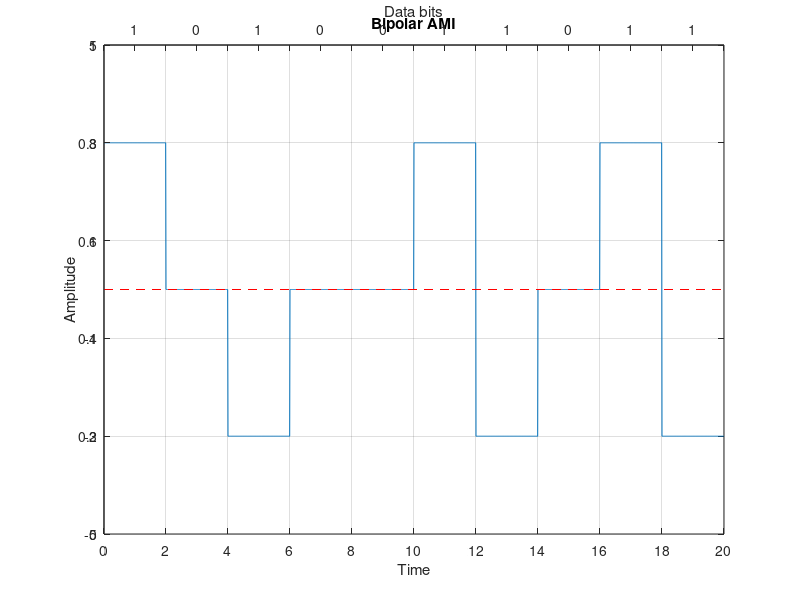

Write MATLAB code to recreate this figure.
clear all;
close all;
clc;

bits = [1 0 1 0 0 1 1 0 1 1];
bit_duration = 2;

fs = 100;
Total_time = length(bits) * bit_duration;   # time needed to send whole data
t = 0: 1/fs: Total_time-(1/fs);

# sender end
prv_one_bit_state = -3;
for i = 1 : length(bits)
  if bits(i) == 0
    ami(((i-1) * bit_duration * fs) + 1 : i * bit_duration * fs) = zeros(1, (fs * bit_duration));
  else
    prv_one_bit_state = -prv_one_bit_state;
    ami(((i-1) * bit_duration * fs) + 1 : i * bit_duration * fs) = ones(1,(fs * bit_duration)) .* prv_one_bit_state;
  endif
endfor

# ploting
plot(t, ami);
xticks([0: bit_duration: Total_time]);
yticks([-5: 2: 5]);
ylim([-5, 5]);
xlim([0, Total_time]);
grid on;
title("Bipolar AMI");
xlabel("Time");
ylabel("Amplitude");
line ([0, Total_time], [0 0], "linestyle", "--", "color", "r");

% Top axis
ax1=gca;
ax2 = axes('Position', get(ax1, 'Position'), 'Color', 'none');
set(ax2, 'XAxisLocation', 'top');
set(ax2, 'XLim', get(ax1, 'XLim'));
set(ax2, 'XTick', [bit_duration/2: bit_duration: Total_time]);
set(ax2, 'XTickLabel', bits);
set(ax2, 'XLabel', 'Data bits');


# receiver end
for i = 1 : length(ami)/(bit_duration * fs)
  if ami(((i-1) * bit_duration * fs) + 1 : i * bit_duration * fs) == zeros(1, (fs * bit_duration))
    rcv_data(i) = 0;
  else
    rcv_data(i) = 1;
  endif
endfor

disp(rcv_data);
